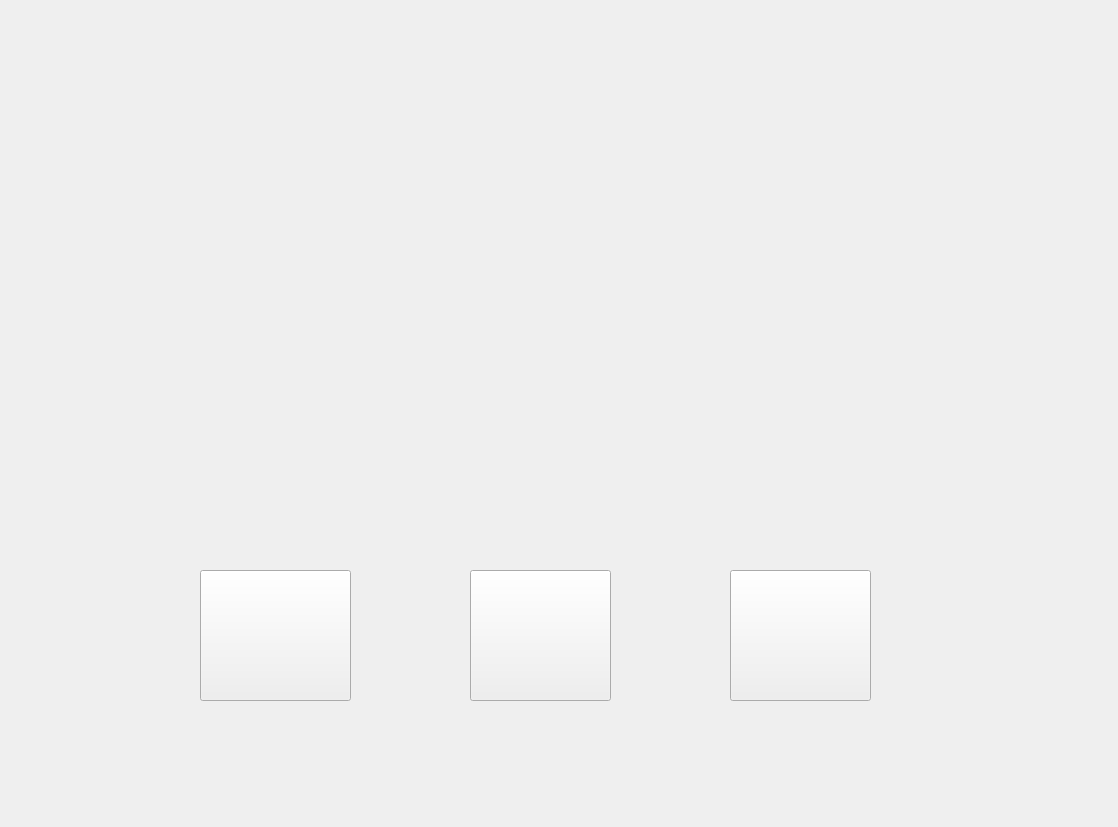
<?xml version="1.0" encoding="UTF-8"?>
<ui version="4.0">
 <class>Form</class>
 <widget class="QWidget" name="Form">
  <property name="geometry">
   <rect>
    <x>0</x>
    <y>0</y>
    <width>1118</width>
    <height>827</height>
   </rect>
  </property>
  <property name="windowTitle">
   <string>Form</string>
  </property>
  <widget class="QPushButton" name="pushButton">
   <property name="geometry">
    <rect>
     <x>200</x>
     <y>570</y>
     <width>151</width>
     <height>131</height>
    </rect>
   </property>
   <property name="text">
    <string/>
   </property>
   <property name="icon">
    <iconset resource="icons.qrc">
     <normaloff>:/newPrefix/r.png</normaloff>:/newPrefix/r.png</iconset>
   </property>
   <property name="iconSize">
    <size>
     <width>160</width>
     <height>203</height>
    </size>
   </property>
  </widget>
  <widget class="QPushButton" name="pushButton_2">
   <property name="geometry">
    <rect>
     <x>470</x>
     <y>570</y>
     <width>141</width>
     <height>131</height>
    </rect>
   </property>
   <property name="text">
    <string/>
   </property>
   <property name="icon">
    <iconset resource="icons.qrc">
     <normaloff>:/newPrefix/d.png</normaloff>:/newPrefix/d.png</iconset>
   </property>
   <property name="iconSize">
    <size>
     <width>130</width>
     <height>150</height>
    </size>
   </property>
  </widget>
  <widget class="QPushButton" name="pushButton_3">
   <property name="geometry">
    <rect>
     <x>730</x>
     <y>570</y>
     <width>141</width>
     <height>131</height>
    </rect>
   </property>
   <property name="text">
    <string/>
   </property>
   <property name="icon">
    <iconset resource="icons.qrc">
     <normaloff>:/newPrefix/y.png</normaloff>:/newPrefix/y.png</iconset>
   </property>
   <property name="iconSize">
    <size>
     <width>130</width>
     <height>150</height>
    </size>
   </property>
  </widget>
 </widget>
 <resources>
  <include location="icons.qrc"/>
 </resources>
 <connections/>
</ui>
